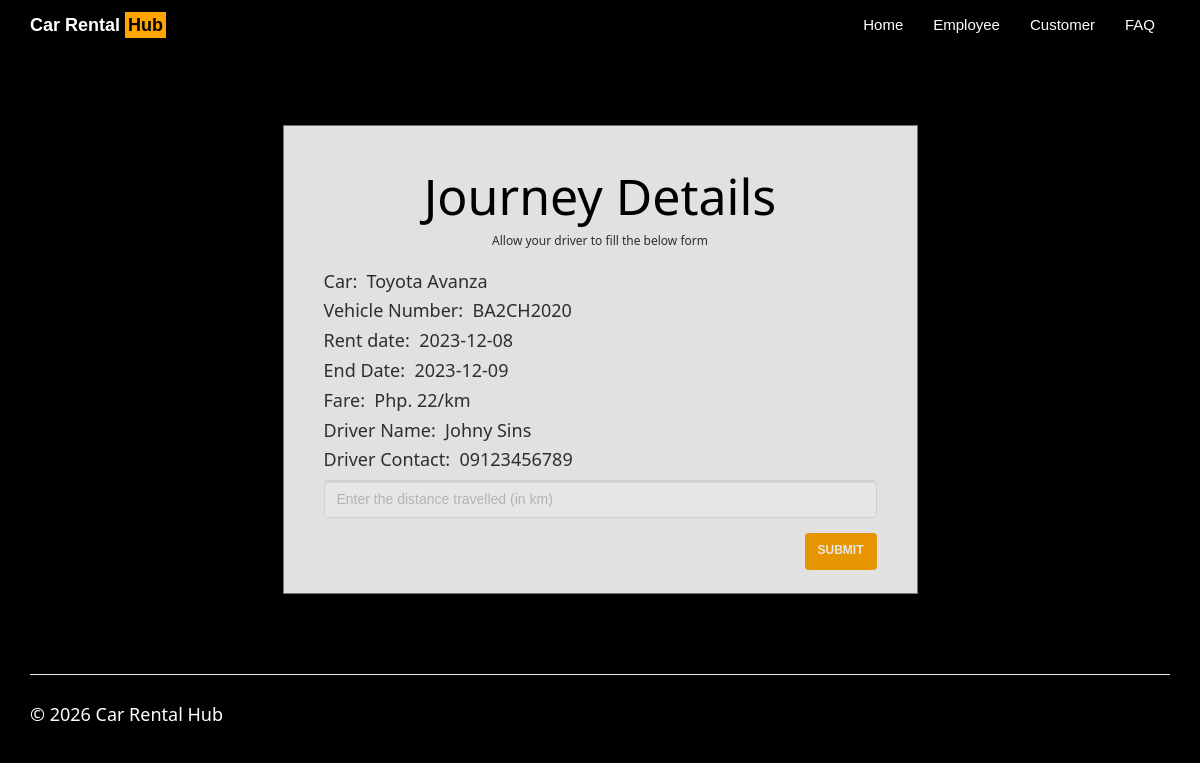
Screenshot of /returncar.php?id=574681284 with the database file from the repository.
### tables this page shows
CREATE TABLE `rentedcars` (
  `id` int(100) NOT NULL,
  `customer_username` varchar(50) NOT NULL,
  `car_id` int(20) NOT NULL,
  `driver_id` int(20) NOT NULL,
  `booking_date` date NOT NULL,
  `rent_start_date` date NOT NULL,
  `rent_end_date` date NOT NULL,
  `car_return_date` date DEFAULT NULL,
  `fare` double NOT NULL,
  `charge_type` varchar(25) NOT NULL DEFAULT 'days',
  `distance` double DEFAULT NULL,
  `no_of_days` int(50) DEFAULT NULL,
  `total_amount` double DEFAULT NULL,
  `return_status` varchar(10) NOT NULL
);

CREATE TABLE `cars` (
  `car_id` int(20) NOT NULL,
  `car_name` varchar(50) NOT NULL,
  `car_nameplate` varchar(50) NOT NULL,
  `car_img` varchar(50) DEFAULT 'NA',
  `ac_price` float NOT NULL,
  `non_ac_price` float NOT NULL,
  `ac_price_per_day` float NOT NULL,
  `non_ac_price_per_day` float NOT NULL,
  `car_availability` varchar(10) NOT NULL
);

CREATE TABLE `driver` (
  `driver_id` int(20) NOT NULL,
  `driver_name` varchar(50) NOT NULL,
  `dl_number` varchar(50) NOT NULL,
  `driver_phone` varchar(15) NOT NULL,
  `driver_address` varchar(50) NOT NULL,
  `driver_gender` varchar(10) NOT NULL,
  `client_username` varchar(50) NOT NULL,
  `driver_availability` varchar(10) NOT NULL
);

### returncar.php (the view, shortened to what this page needs)
<!DOCTYPE html>
<html>
<?php
$conn = Connect();
?>
<head>
<link rel="stylesheet" href="assets/bootstrap/css/bootstrap.min.css">
<link rel="stylesheet" href="assets/fonts/font-awesome.min.css">
    <link rel="stylesheet" href="assets/w3css/w3.css">
<link rel="stylesheet" type="text/css" href="assets/css/customerlogin.css">
<link rel="stylesheet" type="text/css" media="screen" href="assets/css/clientpage.css" />
</head>
<body id="page-top" data-spy="scroll" data-target=".navbar-fixed-top" style="background-color: black;">
<nav class="navbar navbar-custom navbar-fixed-top" role="navigation" style="background-color: black;">
        <div class="container">
        <div class="navbar-header">
                    <a class="navbar-brand page-scroll" style="font-weight: bold; color:white;" href="index.php">
    Car Rental <span class="highlight" style="font-weight: bold;">Hub</span>
</a>
            </div>
            <?php
                if(isset($_SESSION['login_client'])){
            ?>
            <div class="collapse navbar-collapse navbar-right navbar-main-collapse">
                <ul class="nav navbar-nav">
                    <li>
                        <a href="index.php">Home</a>
                    </li>
                    <li>
                        <a href="#"><span class="glyphicon glyphicon-user"></span> Welcome <?php echo $_SESSION['login_client']; ?></a>
                    </li>
                    <li>
                    <ul class="nav navbar-nav navbar-right">
            <li><a href="#" class="dropdown-toggle active" data-toggle="dropdown" role="button" aria-haspopup="true" aria-expanded="false"><span class="glyphicon glyphicon-user"></span> Control Panel <span class="caret"></span> </a>
                <ul class="dropdown-menu">
              <li> <a href="entercar.php">Add Car</a></li>
              <li> <a href="enterdriver.php"> Add Driver</a></li>
              <li> <a href="clientview.php">View</a></li>
            </ul>
            </li>
          </ul>
                    </li>
                    <li>
                        <a href="logout.php"><span class="glyphicon glyphicon-log-out"></span> Logout</a>
                    </li>
                </ul>
            </div>
            <?php
            }
                else {
            ?>
            <div class="collapse navbar-collapse navbar-right navbar-main-collapse">
                <ul class="nav navbar-nav">
                    <li>
                        <a href="index.php">Home</a>
                    </li>
                    <li>
                        <a href="clientlogin.php">Employee</a>
                    </li>
                    <li>
                        <a href="customerlogin.php">Customer</a>
                    </li>
                    <li>
                        <a href="#"> FAQ </a>
                    </li>
                </ul>
            </div>
                <?php   }
                ?>
        </div>
    </nav>
<?php
function dateDiff($start, $end) {
    $start_ts = strtotime($start);
    $end_ts = strtotime($end);
    $diff = $end_ts - $start_ts;
    return round($diff / 86400);
}
 $id = $_GET["id"];
 $sql1 = "SELECT c.car_name, c.car_nameplate, rc.rent_start_date, rc.rent_end_date, rc.fare, rc.charge_type, d.driver_name, d.driver_phone
 FROM rentedcars rc, cars c, driver d
 WHERE id = '$id' AND c.car_id=rc.car_id AND d.driver_id = rc.driver_id";
 $result1 = $conn->query($sql1);
 if (mysqli_num_rows($result1) > 0) {
    while($row = mysqli_fetch_assoc($result1)) {
        $car_name = $row["car_name"];
        $car_nameplate = $row["car_nameplate"];
        $driver_name = $row["driver_name"];
        $driver_phone = $row["driver_phone"];
        $rent_start_date = $row["rent_start_date"];
        $rent_end_date = $row["rent_end_date"];
        $fare = $row["fare"];
        $charge_type = $row["charge_type"];
        $no_of_days = dateDiff("$rent_start_date", "$rent_end_date");
    }
}
?>
    <div class="container" style="margin-top: 65px;" >
    <div class="col-md-7" style="float: none; margin: 0 auto;">
      <div class="form-area">
        <form role="form" action="printbill.php?id=<?php echo $id ?>" method="POST">
        <br style="clear: both">
          <h3 style="margin-bottom: 5px; text-align: center; font-size: 50px; color:black;"> Journey Details </h3>
          <h6 style="margin-bottom: 25px; text-align: center; font-size: 12px;"> Allow your driver to fill the below form </h6>
           <h5> Car:&nbsp;  <?php echo($car_name);?></h5>
           <h5> Vehicle Number:&nbsp;  <?php echo($car_nameplate);?></h5>
           <h5> Rent date:&nbsp;  <?php echo($rent_start_date);?></h5>
           <h5> End Date:&nbsp;  <?php echo($rent_end_date);?></h5>
           <h5> Fare:&nbsp;  Php. <?php
            if($charge_type == "days"){
                    echo ($fare . "/day");
                } else {
                    echo ($fare . "/km");
                }
            ?>
            </h5>
           <h5> Driver Name:&nbsp;  <?php echo($driver_name);?></h5>
           <h5> Driver Contact:&nbsp;  <?php echo($driver_phone);?></h5>
          <?php if($charge_type == "km") { ?>
          <div class="form-group">
            <input type="text" class="form-control" id="distance_or_days" name="distance_or_days" placeholder="Enter the distance travelled (in km)" required="" autofocus>
          </div>
          <?php }  else { ?>
            <h5> Number of Day(s):&nbsp;  <?php echo($no_of_days);?></h5>
            <input type="hidden" name="distance_or_days" value="<?php echo $no_of_days; ?>">
          <?php } ?>
          <input type="submit" name="submit" value="submit" class="btn btn-success pull-right" style="background-color: #FFA500; border-color: #FFA500;">
        </form>
      </div>
    </div>
    </div>
</body>
<footer class="site-footer" style="color: white;">
    <div class="container">
        <hr>
        <div class="row">
            <div class="col-sm-6">
                <h5 style="color: white;">© <?php echo date("Y"); ?> Car Rental Hub</h5>
            </div>
        </div>
    </div>
</footer>
</html>

### assets/w3css/w3.css (style rules this page uses)
*,*:before,*:after { box-sizing:inherit }
html { -ms-text-size-adjust:100%;-webkit-text-size-adjust:100% }
body { margin:0 }
article,aside,details,figcaption,figure,footer,header,main,menu,nav,section,summary { display:block }
a { background-color:transparent;-webkit-text-decoration-skip:objects }
hr { box-sizing:content-box;height:0;overflow:visible }
button,input,select,textarea { font:inherit;margin:0 }
button,input { overflow:visible }
button,html [type=button],[type=reset],[type=submit] { -webkit-appearance:button }
html,body { font-family:Verdana,sans-serif;font-size:15px;line-height:1.5 }
html { overflow-x:hidden }
h3 { font-size:24px }
h5 { font-size:18px }
h6 { font-size:16px }
h1,h2,h3,h4,h5,h6 { font-family:"Segoe UI",Arial,sans-serif;font-weight:400;margin:10px 0 }
hr { border:0;border-top:1px solid #eee;margin:20px 0 }
a { color:inherit }

### assets/css/customerlogin.css (style rules this page uses)
body, html { height: 100%; }
body { padding-top: 50px; background-size: 100%; }
footer { display: block; }

### assets/css/clientpage.css (style rules this page uses)
.form-area { background-color: #FAFAFA; padding: 10px 40px 60px; margin: 10px 0px 60px; border: 1px solid GREY; opacity: 0.9; }

### returncar.php (style rules this page uses)
.navbar-nav > li > a { color: white; }
.highlight { color: rgb(0, 0, 0); background-color: #FFA500; padding: 3px; }
.navbar-custom { background-color: transparent; transition: background-color 0.3s ease-in-out; }

### rows the page displays
rentedcars: car.car_name "Toyota Avanza", car.car_nameplate "BA2CH2020", rent_start_date "2023-12-08", rent_end_date "2023-12-09", fare "22", driver.driver_name "Johny Sins", driver.driver_phone "09123456789"
